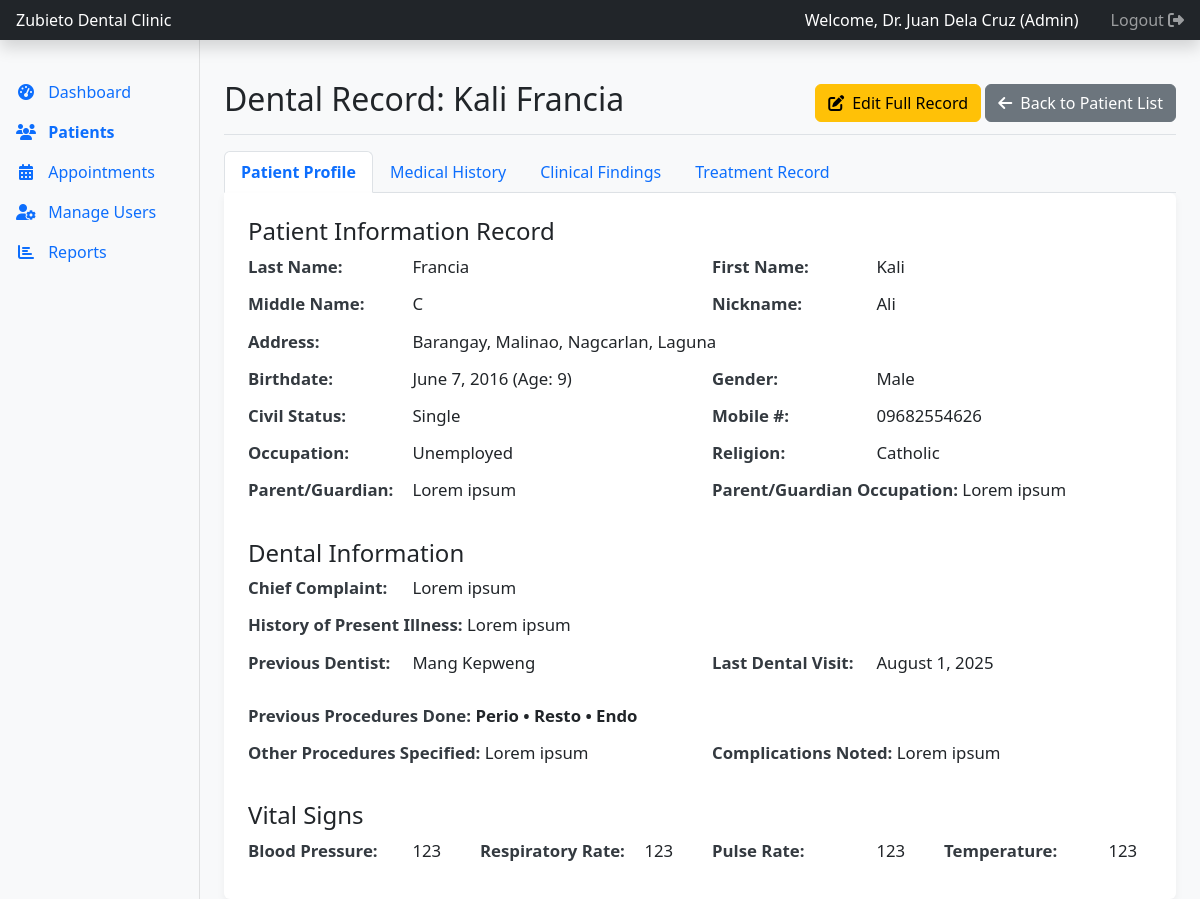
Screenshot of /admin/patient_view.php?id=15 (signed in) with the database file from the repository.
### tables this page shows
CREATE TABLE `medical_history` (
  `history_id` int(11) NOT NULL,
  `patient_id` int(11) NOT NULL,
  `are_you_in_good_health` tinyint(1) NOT NULL,
  `is_under_medical_treatment` tinyint(1) NOT NULL,
  `medical_treatment_details` text DEFAULT NULL,
  `had_serious_illness_or_operation` tinyint(1) NOT NULL,
  `illness_operation_details` text DEFAULT NULL,
  `has_been_hospitalized` tinyint(1) DEFAULT NULL,
  `hospitalization_details` text DEFAULT NULL,
  `is_taking_medication` tinyint(1) DEFAULT NULL,
  `medication_details` text DEFAULT NULL,
  `is_on_diet` tinyint(1) DEFAULT NULL,
  `diet_details` text DEFAULT NULL,
  `drinks_alcoholic_beverages` tinyint(1) DEFAULT NULL,
  `alcohol_frequency` varchar(255) DEFAULT NULL,
  `uses_tobacco` tinyint(1) DEFAULT NULL,
  `tobacco_details` varchar(255) DEFAULT NULL,
  `allergic_anesthetics` tinyint(1) NOT NULL DEFAULT 0,
  `allergic_penicillin` tinyint(1) NOT NULL DEFAULT 0,
  `allergic_latex` tinyint(1) NOT NULL DEFAULT 0,
  `allergic_aspirin` tinyint(1) NOT NULL DEFAULT 0,
  `allergic_others_details` text DEFAULT NULL,
  `allergy_reaction_details` text DEFAULT NULL,
  `has_high_blood_pressure` tinyint(1) NOT NULL DEFAULT 0,
  `has_low_blood_pressure` tinyint(1) NOT NULL DEFAULT 0,
  `has_epilepsy_convulsions` tinyint(1) NOT NULL DEFAULT 0,
  `has_aids_hiv` tinyint(1) NOT NULL DEFAULT 0,
  `has_stomach_troubles_ulcer` tinyint(1) NOT NULL DEFAULT 0,
  `has_fainting_seizure` tinyint(1) NOT NULL DEFAULT 0,
  `has_rapid_weight_loss` tinyint(1) NOT NULL DEFAULT 0,
  `had_radiation_therapy` tinyint(1) NOT NULL DEFAULT 0,
  `has_joint_replacement_implant` tinyint(1) NOT NULL DEFAULT 0,
  `had_heart_surgery` tinyint(1) NOT NULL DEFAULT 0,
  `had_heart_attack` tinyint(1) NOT NULL DEFAULT 0,
  `has_heart_disease` tinyint(1) NOT NULL DEFAULT 0,
  `has_heart_murmur` tinyint(1) NOT NULL DEFAULT 0,
  `has_rheumatic_fever_disease` tinyint(1) NOT NULL DEFAULT 0,
  `has_hay_fever_allergies` tinyint(1) NOT NULL DEFAULT 0,
  `has_respiratory_problems` tinyint(1) NOT NULL DEFAULT 0,
  `has_hepatitis_jaundice` tinyint(1) NOT NULL DEFAULT 0,
  `has_tuberculosis` tinyint(1) NOT NULL DEFAULT 0,
  `has_swollen_ankles` tinyint(1) NOT NULL DEFAULT 0,
  `has_kidney_disease` tinyint(1) NOT NULL DEFAULT 0,
  `has_diabetes` tinyint(1) NOT NULL DEFAULT 0,
  `has_bleeding_blood_disease` tinyint(1) NOT NULL DEFAULT 0,
  `has_arthritis_rheumatism` tinyint(1) NOT NULL DEFAULT 0,
  `has_cancer_tumor` tinyint(1) NOT NULL DEFAULT 0,
  `has_anemia` tinyint(1) NOT NULL DEFAULT 0,
  `has_angina` tinyint(1) NOT NULL DEFAULT 0,
  `has_asthma` tinyint(1) NOT NULL DEFAULT 0,
  `has_thyroid_problem` tinyint(1) NOT NULL DEFAULT 0,
  `has_emphysema` tinyint(1) NOT NULL DEFAULT 0,
  `has_breathing_problems` tinyint(1) NOT NULL DEFAULT 0,
  `had_stroke` tinyint(1) NOT NULL DEFAULT 0,
  `has_chest_pain` tinyint(1) NOT NULL DEFAULT 0,
  `other_diseases_details` text DEFAULT NULL,
  `other_conditions_to_know` text DEFAULT NULL
);

CREATE TABLE `patients` (
  `patient_id` int(11) NOT NULL,
  `last_name` varchar(100) NOT NULL,
  `first_name` varchar(100) NOT NULL,
  `middle_name` varchar(100) DEFAULT NULL,
  `nickname` varchar(100) DEFAULT NULL,
  `birthdate` date NOT NULL,
  `age` int(11) NOT NULL,
  `gender` enum('M','F') NOT NULL,
  `civil_status` varchar(50) NOT NULL,
  `nationality` varchar(100) NOT NULL,
  `religion` varchar(100) DEFAULT NULL,
  `occupation` varchar(150) DEFAULT NULL,
  `address` text NOT NULL,
  `mobile_no` varchar(20) NOT NULL,
  `parent_guardian_name` varchar(255) DEFAULT NULL COMMENT 'For minors',
  `parent_guardian_occupation` varchar(150) DEFAULT NULL,
  `chief_complaint` text NOT NULL,
  `history_of_present_illness` text NOT NULL,
  `previous_dentist` varchar(255) DEFAULT NULL,
  `last_dental_visit` date DEFAULT NULL,
  `procedures_done_perio` tinyint(1) DEFAULT 0,
  `procedures_done_resto` tinyint(1) DEFAULT 0,
  `procedures_done_os` tinyint(1) DEFAULT 0,
  `procedures_done_prostho` tinyint(1) DEFAULT 0,
  `procedures_done_endo` tinyint(1) DEFAULT 0,
  `procedures_done_ortho` tinyint(1) DEFAULT 0,
  `procedures_done_others_specify` text DEFAULT NULL,
  `complications` text DEFAULT NULL,
  `physician_name` varchar(255) DEFAULT NULL,
  `physician_address` text DEFAULT NULL,
  `physician_phone` varchar(20) DEFAULT NULL,
  `last_physical_exam` date DEFAULT NULL,
  `blood_pressure` varchar(50) DEFAULT NULL,
  `respiratory_rate` varchar(50) DEFAULT NULL,
  `pulse_rate` varchar(50) DEFAULT NULL,
  `temperature` varchar(50) DEFAULT NULL,
  `registration_date` timestamp NOT NULL DEFAULT current_timestamp()
);

### admin/patient_view.php (the view, shortened to what this page needs)
<?php
require 'includes/header.php';
require '../includes/db_connect.php';
$patient_id = isset($_GET['id']) ? intval($_GET['id']) : 0;
$sql_patient = "SELECT p.*, mh.* FROM patients p LEFT JOIN medical_history mh ON p.patient_id = mh.patient_id WHERE p.patient_id = ?";
$stmt_patient = $conn->prepare($sql_patient);
$stmt_patient->bind_param("i", $patient_id);
$stmt_patient->execute();
$result_patient = $stmt_patient->get_result();
$patient = $result_patient->fetch_assoc();
?>
<div class="d-flex justify-content-between flex-wrap flex-md-nowrap align-items-center pt-3 pb-2 mb-3 border-bottom">
    <h1 class="h2">Dental Record: <?php echo htmlspecialchars($patient['first_name'] . ' ' . $patient['last_name']); ?></h1>
    <div>
        <a href="patient_edit.php?id=<?php echo $patient['patient_id']; ?>" class="btn btn-warning"><i class="fas fa-edit me-2"></i>Edit Full Record</a>
        <a href="patients.php" class="btn btn-secondary"><i class="fas fa-arrow-left me-2"></i>Back to Patient List</a>
    </div>
</div>
<ul class="nav nav-tabs" id="patientTab" role="tablist">
  <li class="nav-item" role="presentation"><button class="nav-link active" id="profile-tab" data-bs-toggle="tab" data-bs-target="#profile" type="button" role="tab" aria-selected="true">Patient Profile</button></li>
  <li class="nav-item" role="presentation"><button class="nav-link" id="medical-history-tab" data-bs-toggle="tab" data-bs-target="#medical-history" type="button" role="tab" aria-selected="false">Medical History</button></li>
  <li class="nav-item" role="presentation"><button class="nav-link" id="findings-tab" data-bs-toggle="tab" data-bs-target="#findings" type="button" role="tab" aria-selected="false">Clinical Findings</button></li>
  <li class="nav-item" role="presentation"><button class="nav-link" id="treatments-tab" data-bs-toggle="tab" data-bs-target="#treatments" type="button" role="tab" aria-selected="false">Treatment Record</button></li>
</ul>
<div class="tab-content card" id="patientTabContent">
  <div class="tab-pane fade show active p-4" id="profile" role="tabpanel" aria-labelledby="profile-tab">
    <h4 class="form-section-title">Patient Information Record</h4>
    <div class="row display-section">
        <div class="col-md-6"><p><strong>Last Name:</strong> <?php echo htmlspecialchars($patient['last_name']); ?></p></div>
        <div class="col-md-6"><p><strong>First Name:</strong> <?php echo htmlspecialchars($patient['first_name']); ?></p></div>
        <div class="col-md-6"><p><strong>Middle Name:</strong> <?php echo htmlspecialchars($patient['middle_name'] ?: 'N/A'); ?></p></div>
        <div class="col-md-6"><p><strong>Nickname:</strong> <?php echo htmlspecialchars($patient['nickname'] ?: 'N/A'); ?></p></div>
        <div class="col-12"><p><strong>Address:</strong> <?php echo htmlspecialchars($patient['address']); ?></p></div>
        <div class="col-md-6"><p><strong>Birthdate:</strong> <?php echo date('F j, Y', strtotime($patient['birthdate'])); ?> (Age: <?php echo $patient['age']; ?>)</p></div>
        <div class="col-md-6"><p><strong>Gender:</strong> <?php echo $patient['gender'] == 'M' ? 'Male' : 'Female'; ?></p></div>
        <div class="col-md-6"><p><strong>Civil Status:</strong> <?php echo htmlspecialchars($patient['civil_status']); ?></p></div>
        <div class="col-md-6"><p><strong>Mobile #:</strong> <?php echo htmlspecialchars($patient['mobile_no']); ?></p></div>
        <div class="col-md-6"><p><strong>Occupation:</strong> <?php echo htmlspecialchars($patient['occupation'] ?: 'N/A'); ?></p></div>
        <div class="col-md-6"><p><strong>Religion:</strong> <?php echo htmlspecialchars($patient['religion'] ?: 'N/A'); ?></p></div>
        <div class="col-md-6"><p><strong>Parent/Guardian:</strong> <?php echo htmlspecialchars($patient['parent_guardian_name'] ?: 'N/A'); ?></p></div>
        <div class="col-md-6"><p><strong>Parent/Guardian Occupation:</strong> <?php echo htmlspecialchars($patient['parent_guardian_occupation'] ?: 'N/A'); ?></p></div>
    </div>
    <h4 class="form-section-title mt-4">Dental Information</h4>
    <div class="row display-section">
        <div class="col-12"><p><strong>Chief Complaint:</strong> <?php echo nl2br(htmlspecialchars($patient['chief_complaint'])); ?></p></div>
        <div class="col-12"><p><strong>History of Present Illness:</strong> <?php echo nl2br(htmlspecialchars($patient['history_of_present_illness'] ?: 'N/A')); ?></p></div>
        <div class="col-md-6"><p><strong>Previous Dentist:</strong> <?php echo htmlspecialchars($patient['previous_dentist'] ?: 'N/A'); ?></p></div>
        <div class="col-md-6"><p><strong>Last Dental Visit:</strong> <?php echo !empty($patient['last_dental_visit']) ? date('F j, Y', strtotime($patient['last_dental_visit'])) : 'N/A'; ?></p></div>
        <div class="col-12 mt-3"><p><strong>Previous Procedures Done:</strong>
                <?php $procedures = ['procedures_done_perio' => 'Perio','procedures_done_resto' => 'Resto','procedures_done_os' => 'O.S.','procedures_done_prostho' => 'Prostho','procedures_done_endo' => 'Endo','procedures_done_ortho' => 'Ortho']; $done_procedures = []; foreach ($procedures as $field => $label) { if (!empty($patient[$field])) { $done_procedures[] = $label; } } echo !empty($done_procedures) ? '<span class="fw-bold">'.implode(' • ', $done_procedures).'</span>' : '<span class="text-muted">None indicated.</span>'; ?>
        </p></div>
        <div class="col-md-6"><p><strong>Other Procedures Specified:</strong> <?php echo htmlspecialchars($patient['procedures_done_others_specify'] ?: 'N/A'); ?></p></div>
        <div class="col-md-6"><p><strong>Complications Noted:</strong> <?php echo htmlspecialchars($patient['complications'] ?: 'N/A'); ?></p></div>
    </div>
    <h4 class="form-section-title mt-4">Vital Signs</h4>
    <div class="row display-section">
        <div class="col-md-3"><p><strong>Blood Pressure:</strong> <?php echo htmlspecialchars($patient['blood_pressure'] ?: 'N/A'); ?></p></div>
        <div class="col-md-3"><p><strong>Respiratory Rate:</strong> <?php echo htmlspecialchars($patient['respiratory_rate'] ?: 'N/A'); ?></p></div>
        <div class="col-md-3"><p><strong>Pulse Rate:</strong> <?php echo htmlspecialchars($patient['pulse_rate'] ?: 'N/A'); ?></p></div>
        <div class="col-md-3"><p><strong>Temperature:</strong> <?php echo htmlspecialchars($patient['temperature'] ?: 'N/A'); ?></p></div>
    </div>
  </div>
</div>

### admin/includes/header.php (style rules this page uses)
body { background-color: #f8f9fa; }
.nav-link.active { font-weight: bold; color: #0d6efd !important; }
.card { border: none; box-shadow: 0 4px 8px rgba(0,0,0,0.05); }

### admin/patient_view.php (style rules this page uses)
.display-section p { margin-bottom:.75rem;font-size:1.05rem }
.display-section p strong { color:#343a40;min-width:160px;display:inline-block }
.tab-content.card { border-top-left-radius:0; border-top: none; }

### rows the page displays
medical_history: patient.last_name "Kali Francia", patient.last_name "Francia", patient.first_name "Kali", patient.middle_name "C", patient.nickname "Ali", patient.address "Barangay, Malinao, Nagcarlan, Laguna", patient.birthdate "June 7, 2016", patient.age "9", patient.civil_status "Single", patient.mobile_no "09682554626", patient.occupation "Unemployed", patient.religion "Catholic", patient.parent_guardian_name "Lorem ipsum", patient.parent_guardian_occupation "Lorem ipsum", patient.chief_complaint "Lorem ipsum", patient.history_of_present_illness "Lorem ipsum", patient.previous_dentist "Mang Kepweng", patient.last_dental_visit "August 1, 2025", patient.procedures_done_others_specify "Lorem ipsum", patient.complications "Lorem ipsum", patient.blood_pressure "123", patient.respiratory_rate "123", patient.pulse_rate "123", patient.temperature "123"

### other values shown
$_SESSION['full_name'] "Dr. Juan Dela Cruz"
$_SESSION['role'] "Admin"
implode(' • ', $done_procedures) "Perio • Resto • Endo"
